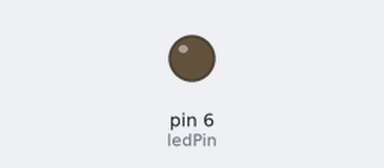
Bench run of a sketch on a simulated Arduino Uno, built with avr-gcc and run on an emulated ATmega328P. Shown: output pins drawn as LEDs (lit = HIGH).

Above: at 0.05 s.
At 0.25 s:
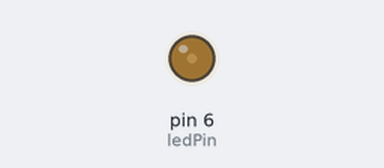
At 0.5 s:
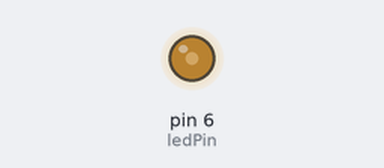
At 1.0 s:
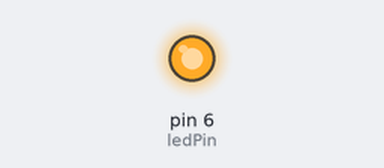
Timing chart, 0 to 3.0 s (numbered marks = the images above):
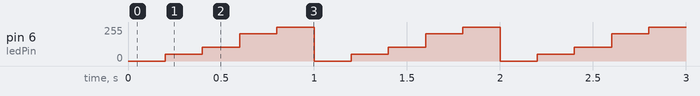

The sketch:

3.PWM.ino
```cpp
#define ledPin 6  //Jumlah LED


void setup() {
  // put your setup code here, to run once:
  //pinMode(ledPin, OUTPUT);
}

void loop() {
  // put your main code here, to run repeatedly:
  analogWrite(ledPin, 0);
  delay(200);
  analogWrite(ledPin, 51);
  delay(200);
  analogWrite(ledPin, 102);
  delay(200);
  analogWrite(ledPin, 204);
  delay(200);
  analogWrite(ledPin, 255);
  delay(200);
}
```

Measured:
- by itself, pin 6 (ledPin): repeats every 1.0 s: 102/255 0.20 s, 204/255 0.20 s, 255/255 0.20 s, 0/255 0.20 s, 51/255 0.20 s
